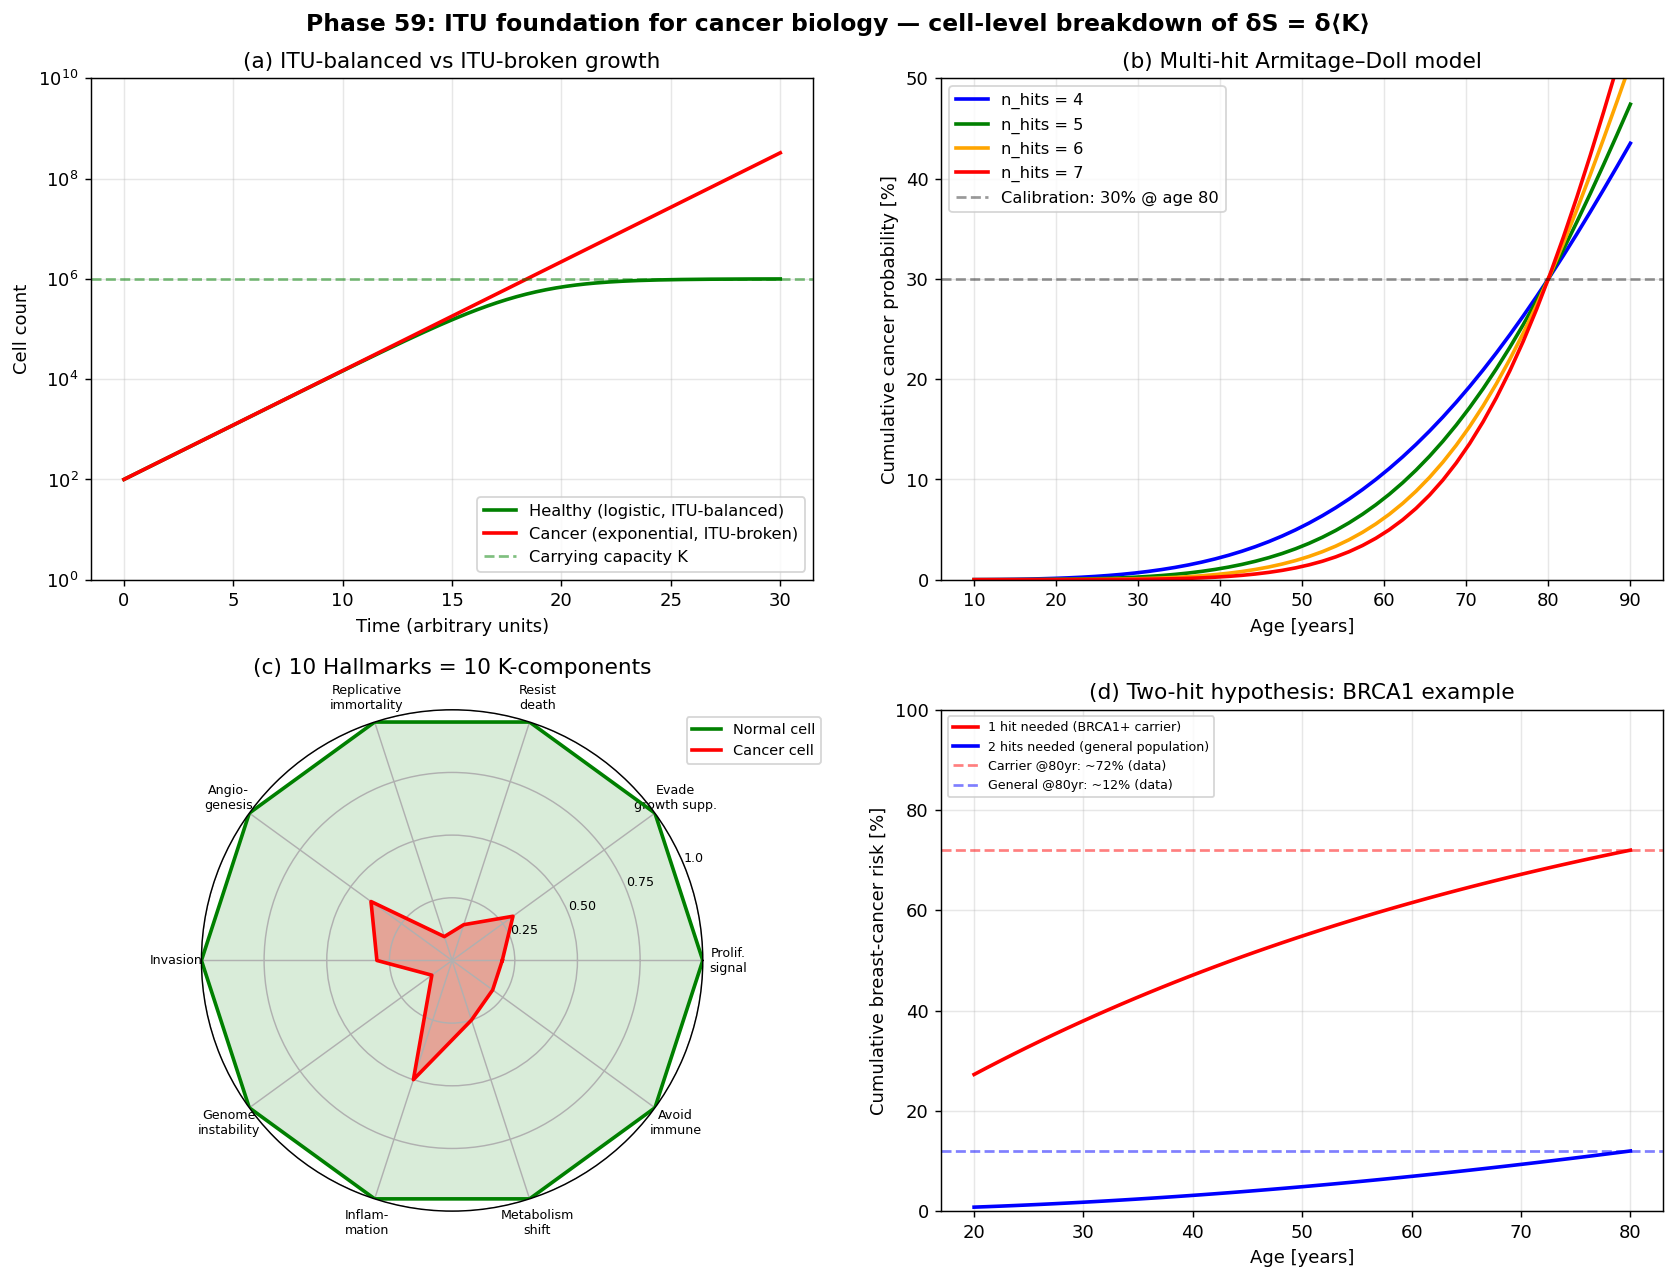

Generate this figure with Python:
#!/usr/bin/env python3
# -*- coding: utf-8 -*-
"""
Phase 59: ITU Foundation for Cancer Biology

The ITU axiom dS = d<K> applied to cancer:
  - Healthy cell: balanced
  - Cancer cell: dS >> d<K>  OR  K corrupted by driver mutations

Tests:
  1. Healthy logistic vs cancer exponential growth
  2. Multi-hit Armitage-Doll cancer-incidence age distribution
  3. 10 Hallmarks of Cancer mapped onto 10 K-components (spider chart)
  4. Two-hit hypothesis: BRCA1 1-hit vs 2-hit lifetime risk

Author: Munehiro Terada (Roboken), 2026.
Tier 1 #5 paper (in preparation).
"""

import json
import math
import os

import matplotlib.pyplot as plt
import numpy as np


# =============================================================================
# Test 1: Healthy logistic vs cancer exponential
# =============================================================================
def healthy_logistic(t, N0=100.0, r=0.5, K=1e6):
    """Logistic growth with carrying capacity K (ITU-balanced)."""
    return K / (1 + ((K - N0) / N0) * np.exp(-r * t))


def cancer_exponential(t, N0=100.0, r=0.5):
    """Unbounded exponential — δS >> δ<K>"""
    return N0 * np.exp(r * t)


# =============================================================================
# Test 2: Armitage-Doll multi-hit model
# =============================================================================
def armitage_doll_incidence(age, n_hits=6, alpha=None):
    """
    Cumulative cancer probability by age t (years) for n_hits requirement.
    Phenomenological: P(cancer by t) = 1 - exp(-alpha * t^n_hits)
    alpha is calibrated so that lifetime risk (age 80) ~30% for n_hits=6.
    """
    age = np.asarray(age, dtype=float)
    # Default calibration: 30% cumulative risk at age 80 for given n_hits
    if alpha is None:
        target_age = 80.0
        target_risk = 0.30
        alpha = -np.log(1 - target_risk) / (target_age ** n_hits)
    return 1.0 - np.exp(-alpha * age ** n_hits)


# =============================================================================
# Test 3: 10 Hallmarks ↔ 10 K-components
# =============================================================================
HALLMARKS = [
    "Proliferative signaling",
    "Evade growth suppressors",
    "Resist cell death",
    "Replicative immortality",
    "Induce angiogenesis",
    "Activate invasion",
    "Genome instability",
    "Tumor-promoting inflammation",
    "Deregulated metabolism",
    "Avoid immune destruction",
]

# Normal cell: balanced (1.0 = perfect K control)
NORMAL_K = np.array([1.0] * 10)

# Cancer cell: most K-components compromised (typical aggressive tumor)
CANCER_K = np.array([0.2, 0.3, 0.15, 0.1, 0.4, 0.3, 0.1, 0.5, 0.25, 0.2])


def fitness_balance(K_vector):
    """Mean K control. 1.0 = healthy, 0 = total collapse."""
    return float(np.mean(K_vector))


# =============================================================================
# Test 4: Two-hit BRCA1 lifetime risk
# =============================================================================
def brca1_lifetime_risk(age, hits_required=2):
    """
    BRCA1 mutation carrier (1-hit germline) vs general population (2-hit somatic).
    Calibrated to match epidemiology:
      - Carrier (1-hit): ~65-72% lifetime risk by age 80
      - General (2-hit): ~12% lifetime risk by age 80
    Both follow Armitage-Doll: P(t) = 1 - exp(-alpha * t^n)
    """
    age = np.asarray(age, dtype=float)
    if hits_required == 1:
        # Calibrate to 72% at age 80, t^1 dependence
        alpha = -np.log(1 - 0.72) / 80.0
        return 1 - np.exp(-alpha * age)
    elif hits_required == 2:
        # Calibrate to 12% at age 80, t^2 dependence
        alpha = -np.log(1 - 0.12) / (80.0 ** 2)
        return 1 - np.exp(-alpha * age ** 2)


# =============================================================================
# Plotting
# =============================================================================
def make_plot():
    fig = plt.figure(figsize=(13, 10))
    gs = fig.add_gridspec(2, 2)

    # --- (a) Healthy logistic vs cancer exponential ---
    ax = fig.add_subplot(gs[0, 0])
    t = np.linspace(0, 30, 200)
    healthy = healthy_logistic(t)
    cancer = cancer_exponential(t)
    ax.semilogy(t, healthy, lw=2, color="green",
                label="Healthy (logistic, ITU-balanced)")
    ax.semilogy(t, cancer, lw=2, color="red",
                label="Cancer (exponential, ITU-broken)")
    ax.axhline(1e6, ls="--", color="green", alpha=0.5,
               label="Carrying capacity K")
    ax.set_xlabel("Time (arbitrary units)")
    ax.set_ylabel("Cell count")
    ax.set_title("(a) ITU-balanced vs ITU-broken growth")
    ax.grid(True, alpha=0.3, which="both")
    ax.legend(loc="lower right", fontsize=9)
    ax.set_ylim(1, 1e10)

    # --- (b) Armitage-Doll multi-hit incidence ---
    ax = fig.add_subplot(gs[0, 1])
    age = np.linspace(10, 90, 50)
    for n_hits, color in zip([4, 5, 6, 7], ["blue", "green", "orange", "red"]):
        incidence = armitage_doll_incidence(age, n_hits=n_hits)
        ax.plot(age, incidence * 100, lw=2, color=color,
                label=f"n_hits = {n_hits}")
    ax.axhline(30, ls="--", color="black", alpha=0.4,
               label="Calibration: 30% @ age 80")
    ax.set_xlabel("Age [years]")
    ax.set_ylabel("Cumulative cancer probability [%]")
    ax.set_title("(b) Multi-hit Armitage–Doll model")
    ax.grid(True, alpha=0.3)
    ax.legend(loc="upper left", fontsize=9)
    ax.set_ylim(0, 50)

    # --- (c) Spider chart: Normal vs Cancer K-profile ---
    ax = fig.add_subplot(gs[1, 0], projection="polar")
    angles = np.linspace(0, 2 * np.pi, len(HALLMARKS), endpoint=False).tolist()
    angles += angles[:1]
    normal_v = np.concatenate([NORMAL_K, [NORMAL_K[0]]])
    cancer_v = np.concatenate([CANCER_K, [CANCER_K[0]]])
    ax.plot(angles, normal_v, lw=2, color="green", label="Normal cell")
    ax.fill(angles, normal_v, color="green", alpha=0.15)
    ax.plot(angles, cancer_v, lw=2, color="red", label="Cancer cell")
    ax.fill(angles, cancer_v, color="red", alpha=0.3)
    ax.set_xticks(angles[:-1])
    # Wrap hallmark labels
    short_labels = [
        "Prolif.\nsignal",
        "Evade\ngrowth supp.",
        "Resist\ndeath",
        "Replicative\nimmortality",
        "Angio-\ngenesis",
        "Invasion",
        "Genome\ninstability",
        "Inflam-\nmation",
        "Metabolism\nshift",
        "Avoid\nimmune",
    ]
    ax.set_xticklabels(short_labels, fontsize=7)
    ax.set_ylim(0, 1.0)
    ax.set_yticks([0.25, 0.5, 0.75, 1.0])
    ax.set_yticklabels(["0.25", "0.50", "0.75", "1.0"], fontsize=7)
    ax.set_title("(c) 10 Hallmarks = 10 K-components", pad=20)
    ax.legend(loc="upper right", bbox_to_anchor=(1.25, 1.0), fontsize=8)

    # --- (d) Two-hit BRCA1 lifetime risk ---
    ax = fig.add_subplot(gs[1, 1])
    age = np.linspace(20, 80, 50)
    risk1 = brca1_lifetime_risk(age, hits_required=1)
    risk2 = brca1_lifetime_risk(age, hits_required=2)
    ax.plot(age, risk1 * 100, lw=2, color="red",
            label="1 hit needed (BRCA1+ carrier)")
    ax.plot(age, risk2 * 100, lw=2, color="blue",
            label="2 hits needed (general population)")
    ax.axhline(72, ls="--", color="red", alpha=0.5,
               label="Carrier @80yr: ~72% (data)")
    ax.axhline(12, ls="--", color="blue", alpha=0.5,
               label="General @80yr: ~12% (data)")
    ax.set_xlabel("Age [years]")
    ax.set_ylabel("Cumulative breast-cancer risk [%]")
    ax.set_title("(d) Two-hit hypothesis: BRCA1 example")
    ax.grid(True, alpha=0.3)
    ax.legend(loc="upper left", fontsize=7)
    ax.set_ylim(0, 100)

    plt.suptitle("Phase 59: ITU foundation for cancer biology — "
                 "cell-level breakdown of δS = δ⟨K⟩",
                 fontsize=13, fontweight="bold")
    plt.tight_layout()
    out_path = os.path.join(os.path.dirname(__file__),
                              "cancer_itu_foundation.png")
    plt.savefig(out_path, dpi=130, bbox_inches="tight")
    print(f"[Phase 59] Figure saved: {out_path}")
    return out_path


# =============================================================================
# Main
# =============================================================================
def main():
    print("=" * 60)
    print("Phase 59: ITU foundation for cancer biology")
    print("=" * 60)

    # [1] Growth comparison
    print("\n[1] ITU-balanced vs ITU-broken growth (t=30):")
    healthy_30 = healthy_logistic(30)
    cancer_30 = cancer_exponential(30)
    print(f"    Healthy (logistic): {healthy_30:.2e} cells (saturated at K)")
    print(f"    Cancer (exp):       {cancer_30:.2e} cells (unbounded)")
    print(f"    Ratio cancer/healthy: {cancer_30/healthy_30:.1f}×")

    # [2] Armitage-Doll
    print("\n[2] Multi-hit cancer onset (mu=1e-7, age 60 vs 80):")
    age_test = np.array([30, 50, 60, 70, 80])
    for n in [5, 6, 7]:
        risks = armitage_doll_incidence(age_test, n_hits=n)
        print(f"    n_hits={n} : age 60={risks[2]*100:5.2f}%, "
              f"age 80={risks[4]*100:5.2f}%")

    # [3] K-component profile
    print("\n[3] K-component balance:")
    print(f"    Normal cell mean K: {fitness_balance(NORMAL_K):.3f}")
    print(f"    Cancer cell mean K: {fitness_balance(CANCER_K):.3f}")
    print(f"    K-control loss: {(1 - fitness_balance(CANCER_K))*100:.1f}%")
    for h, kn, kc in zip(HALLMARKS, NORMAL_K, CANCER_K):
        print(f"      {h:<32s} : {kn:.2f} -> {kc:.2f}")

    # [4] Two-hit
    print("\n[4] BRCA1 lifetime risk:")
    age = np.array([50, 70, 80])
    risk_1hit = brca1_lifetime_risk(age, hits_required=1)
    risk_2hit = brca1_lifetime_risk(age, hits_required=2)
    for a, r1, r2 in zip(age, risk_1hit, risk_2hit):
        print(f"    Age {a}: carrier(1-hit)={r1*100:5.1f}%, "
              f"general(2-hit)={r2*100:5.1f}%")

    # Plot
    plot_path = make_plot()

    # Summary
    summary = {
        "phase": 59,
        "paper": "ITU and Cancer Biology",
        "description": "Foundational reframing of cancer as cellular ITU breakdown",
        "growth_comparison": {
            "healthy_at_t30": float(healthy_logistic(30)),
            "cancer_at_t30": float(cancer_exponential(30)),
            "ratio": float(cancer_exponential(30) / healthy_logistic(30)),
        },
        "armitage_doll": {
            f"n_hits_{n}_at_age_60": float(
                armitage_doll_incidence(np.array([60.0]), n_hits=n)[0]
            )
            for n in [5, 6, 7]
        },
        "k_component_profile": {
            "hallmark_names": HALLMARKS,
            "normal_K": NORMAL_K.tolist(),
            "cancer_K": CANCER_K.tolist(),
            "mean_K_normal": fitness_balance(NORMAL_K),
            "mean_K_cancer": fitness_balance(CANCER_K),
            "K_control_loss_percent": float(
                (1 - fitness_balance(CANCER_K)) * 100
            ),
        },
        "brca1_two_hit": {
            "carrier_age80_percent": float(
                brca1_lifetime_risk(np.array([80.0]), hits_required=1)[0] * 100
            ),
            "general_age80_percent": float(
                brca1_lifetime_risk(np.array([80.0]), hits_required=2)[0] * 100
            ),
            "literature_carrier_pct": 72,
            "literature_general_pct": 12,
        },
        "central_thesis": "Cancer = breakdown of dS = d<K> at cellular level. "
                          "10 Hallmarks correspond to 10 K-component failures. "
                          "Two-hit hypothesis = redundant QECC.",
        "honest_framing": "Pass-1 interpretive paper: reframes Hanahan-Weinberg "
                          "hallmarks, Knudson two-hit, Armitage-Doll multi-hit "
                          "in ITU language. No novel cancer-specific prediction "
                          "validated against experiment.",
        "tier": 1,
        "paper_number": 5,
        "tier_0_concept_doi": "10.5281/zenodo.20109210",
        "tier_1_qc_doi": "10.5281/zenodo.20139391",
        "tier_1_ai_doi": "10.5281/zenodo.20150501",
        "tier_1_crypto_doi": "10.5281/zenodo.20151059",
        "tier_1_semi_doi": "10.5281/zenodo.20174036",
        "next_phases": [
            "Phase 60: Warburg effect and cancer metabolism (ITU)",
            "Phase 61: Cancer immunology and immune evasion",
            "Phase 62: Cancer treatments and ITU-informed therapy roadmap",
        ],
        "caveats": [
            "Logistic and exponential models are toy approximations",
            "Armitage-Doll uses simplified probability for clarity",
            "K-component values for hallmarks are illustrative",
            "Two-hit BRCA1 risk simplification — real values from family studies",
        ],
    }

    out_json = os.path.join(os.path.dirname(__file__), "summary_phase59.json")
    with open(out_json, "w", encoding="utf-8") as f:
        json.dump(summary, f, indent=2, ensure_ascii=False)
    print(f"\n[Phase 59] Summary saved: {out_json}")

    print("\n" + "=" * 60)
    print("Phase 59 complete.")
    print("  - Cancer = δS = δ<K> breakdown at cellular level")
    print("  - 10 Hallmarks mapped to 10 K-components")
    print("  - Two-hit hypothesis = redundant QECC")
    print("  - Multi-hit (5-7) = critical mass of K-failures")
    print("=" * 60)


if __name__ == "__main__":
    main()
